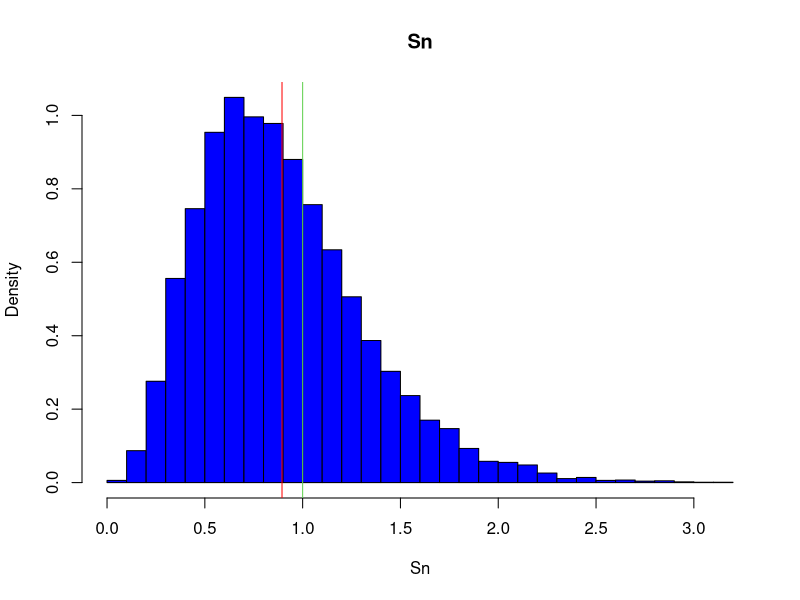
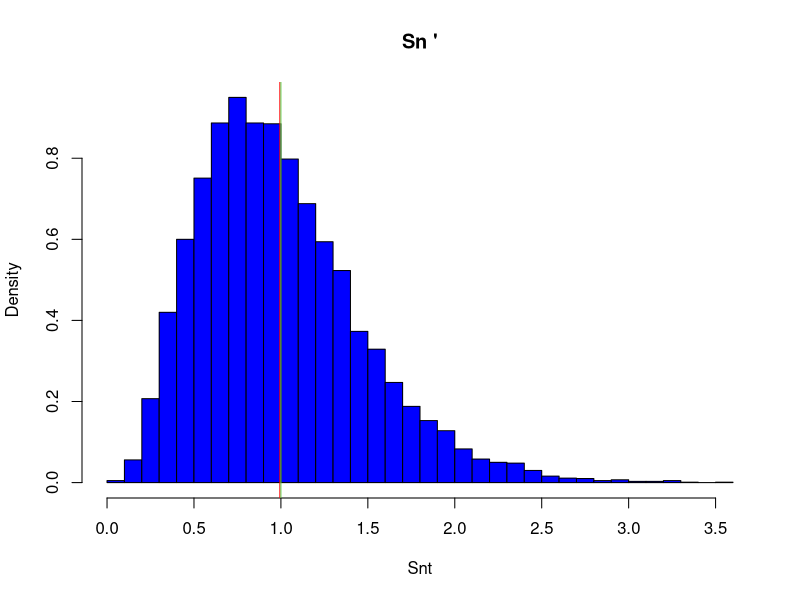

These charts were generated, in order, by the following R code:
##########################################################################################################
# Author: ADI Junior	<Rootoor | Rootoor225>									                                           #
# Date : August, 15th 2021  - 00:43																		                                   #
# Name : PracticeR | LearnR																			                                         #
# Description : R code for practicing  Data Analysis / Data Science / Machine Learning /				         #
# R version 4.0.3 																					                                             #								
# source the code to be executed. E.g : source("C:\\R\\tuto\\adi-stat-desc.R"); ls()        			       #	
# or open the script via menu, and CTRL+R to execute the instructions of this script line by line, 1by1  #
# Or copy and paste in R terminal console to be executed		            							                   #	
##########################################################################################################
#
# Supprimer toutes les variables ou tous les objets
rm(list=ls(all=TRUE))
# les donnees
K<- 10000
n<- 10
mu=0
sigma2=1
# On considère K échantillons composés de n valeurs issues de N(mu,sigma2)
# réparties sur chaque ligne de la matrice Xkn suivante
Xkn<- matrix(rnorm(n*K, mean=mu, sd=sqrt(sigma2)) , ncol=n)
# On applique la variance selon les lignes, donnant K variances
Snt<- apply(Xkn ,FUN=var ,MARGIN=1)
Sn<- (n-1)/n*Snt
# S est la version biaisée (car var utilise la variance débiaisée)
hist(Sn, nclass=30, probability=TRUE, main="Sn" , col="blue")
#la variance est décalée à n/(n-1)*sigma2=0.9
abline(v=mean(Sn) , col=" red ") ; abline(v=sigma2 , col=3)
hist(Snt , nclass=30, probability=TRUE, main="Sn '" , col="blue")
abline(v=mean(Snt) , col="red ") ; abline(v=sigma2 , col=3)